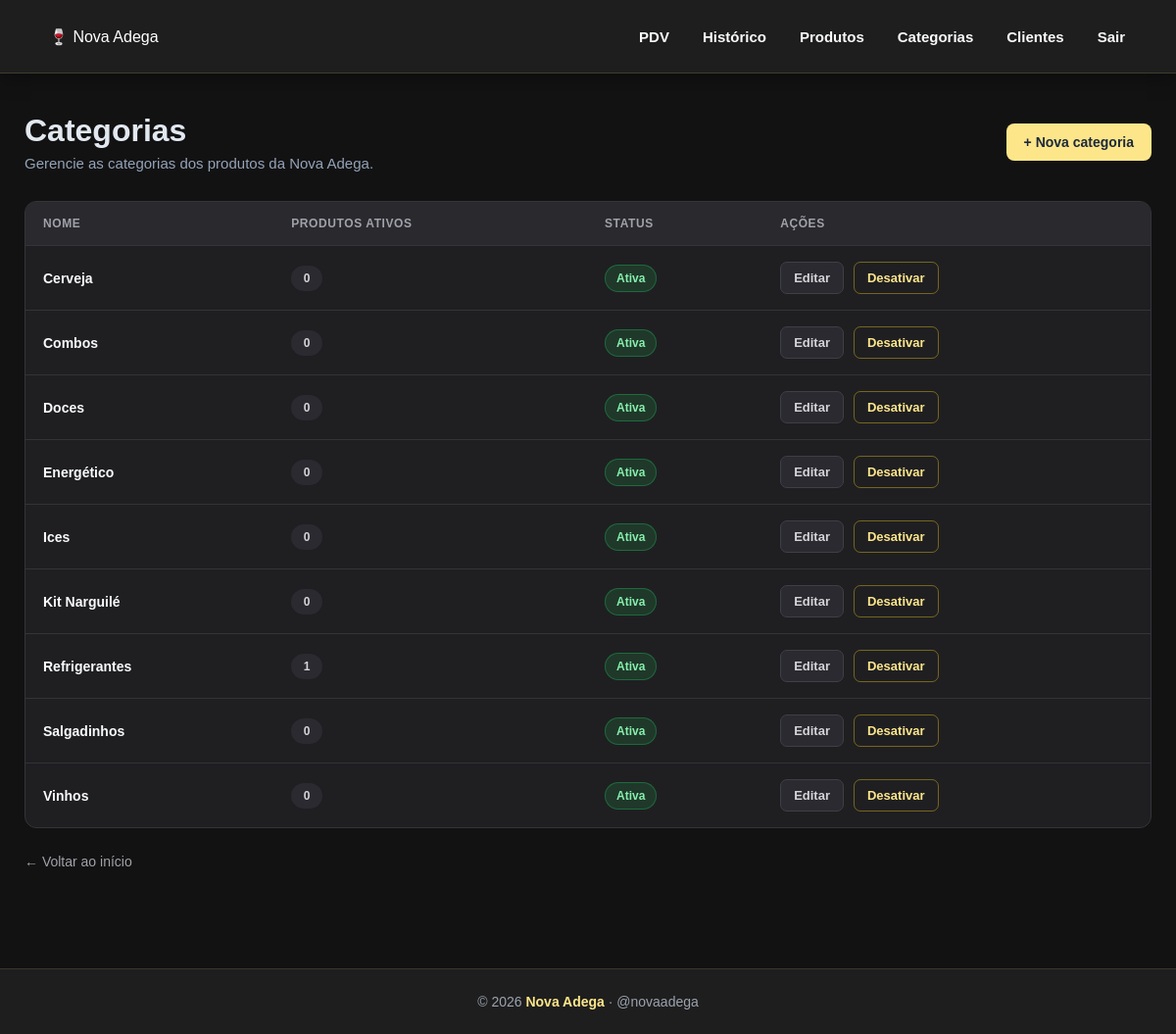
The app's page /categorias/ (signed in), older data.
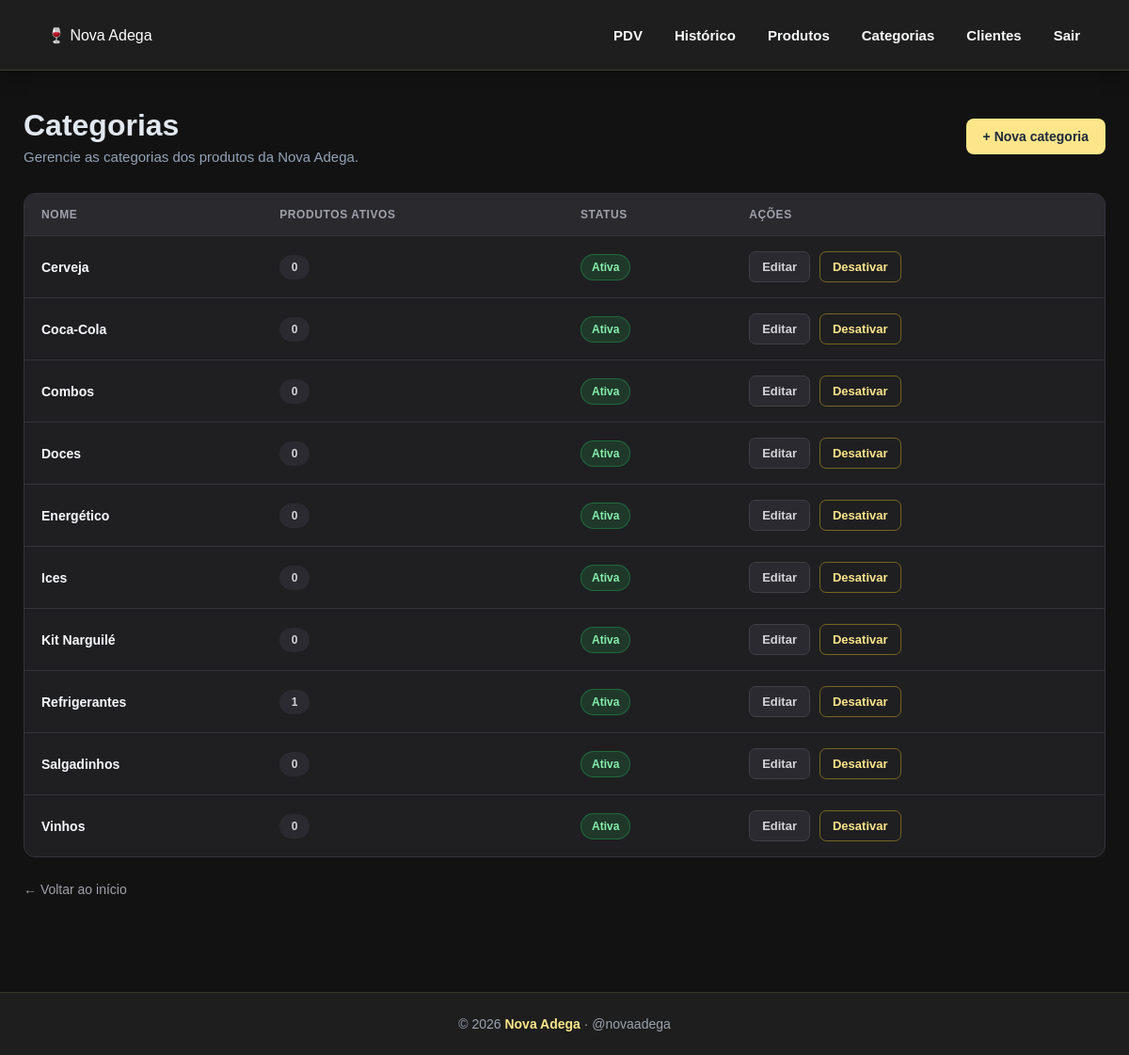
The same page, newer data.
### app/models/categoria.py (models this page shows)
class Categoria(Base):
    __tablename__ = "categorias"
    id = Column(
        Integer,
        primary_key=True,
        autoincrement=True,
        index=True
    )
    nome = Column(
        String(100),
        nullable=False,
        unique=True
    )
    ativo = Column(
        Boolean,
        nullable=False,
        default=True
    )
    produtos = relationship(
        "Produto",
        back_populates="categoria",
        lazy="select"
    )

### app/controllers/categoria_controller.py (the view)
@router.get("/")
def listar_categorias(
    request: Request,
    db: Session = Depends(get_db),
    admin = Depends(get_admin)
):
    categorias = db.query(Categoria).order_by(Categoria.nome).all()
    return templates.TemplateResponse(
        request,
        "categorias/index.html",
        {
            "request":    request,
            "usuario":    admin,
            "categorias": categorias,
        }
    )

### app/templates/categorias/index.html (shortened to what this page needs)
{% extends "base.html" %}
{% block styles %}
<link rel="stylesheet" href="/static/css/categorias.css">
{% endblock %}
{% block content %}
<main class="container">
    <section class="titulo-pagina">
        <div>
            <h1>
                Categorias
            </h1>
            <p>
                Gerencie as categorias dos produtos da Nova Adega.
            </p>
        </div>
        <a
            href="/categorias/nova"
            class="btn-nova"
        >
            + Nova categoria
        </a>
    </section>
    <section class="tabela-container">
        <table>
            <thead>
                <tr>
                    <th>
                        Nome
                    </th>
                    <th>
                        Produtos ativos
                    </th>
                    <th>
                        Status
                    </th>
                    <th>
                        Ações
                    </th>
                </tr>
            </thead>
            <tbody>
                {% for c in categorias %}
                <tr>
                    <td class="categoria-nome">
                        {{ c.nome }}
                    </td>
                    <td>
                        <span class="quantidade-produtos">
                            {{
                                c.produtos
                                | selectattr('ativo')
                                | list
                                | length
                            }}
                        </span>
                    </td>
                    <td>
                        {% if c.ativo %}
                        <span class="status ativo">
                            Ativa
                        </span>
                        {% else %}
                        <span class="status inativo">
                            Inativa
                        </span>
                        {% endif %}
                    </td>
                    <td>
                        <div class="acoes">
                            <a
                                href="/categorias/{{ c.id }}/editar"
                                class="btn-editar"
                            >
                                Editar
                            </a>
                            <form
                                action="/categorias/{{ c.id }}/toggle-ativo"
                                method="post"
                            >
                                <button
                                    type="submit"
                                    class="btn-status"
                                >
                                    {{
                                        "Desativar"
                                        if c.ativo
                                        else "Ativar"
                                    }}
                                </button>
                            </form>
                        </div>
                    </td>
                </tr>
                {% endfor %}
            </tbody>
        </table>
    </section>
    <div class="voltar">
        <a href="/">
            ← Voltar ao início
        </a>
    </div>
</main>
{% endblock %}

### app/templates/base.html (shortened to what this page needs)
<!DOCTYPE html>
<html lang="pt-BR">
<head>
    <link
        rel="stylesheet"
        href="/static/CSS/home.css"
    >
    {% block styles %}{% endblock %}
</head>
<body>
    {% block navbar %}
    <nav class="navbar">
        <div class="logo">
            <a href="/">
                🍷 Nova Adega
            </a>
        </div>
        <div class="menu">
            <a href="/pdv/">
                PDV
            </a>
            <a href="/movimentacoes/">
                Histórico
            </a>
            <a href="/produtos/">
                Produtos
            </a>
            <a href="/categorias/">
                Categorias
            </a>
            <a href="/clientes/">
                Clientes
            </a>
            <a
                href="/auth/logout"
                class="btn-sair"
            >
                Sair
            </a>
        </div>
    </nav>
    {% endblock %}
    {% block content %}{% endblock %}
    {% block footer %}
    <footer class="footer">
        <p>
            © 2026 <strong>Nova Adega</strong> · @novaadega
        </p>
    </footer>
    {% endblock %}
</body>
</html>

### app/static/CSS/home.css (style rules this page uses)
* { margin: 0; padding: 0; box-sizing: border-box; }
html { scroll-behavior: smooth; }
body { font-family: Arial, Helvetica, sans-serif; background: #121212; color: #F9FAFB; min-height: 100vh; }
.navbar { width: 100%; min-height: 75px; background: #1E1E1E; display: flex; align-items: center; justify-content: space-between; padding: 12px 50px; border-bottom: 1px solid rgba(253, 230, 138, 0.15); box-shadow: 0 4px 20px rgba(0, 0, 0, 0.35); position: relative; z-index: 100; }
.logo a { color: #ffffff !important; text-decoration: none !important; display: flex; align-items: center; gap: 10px; transition: all 0.3s ease; }
.logo a:link, .logo a:visited, .logo a:hover, .logo a:active, .logo a:focus { color: #ffffff !important; text-decoration: none !important; }
.menu { display: flex; align-items: center; gap: 30px; }
.menu a { position: relative; color: #F9FAFB; text-decoration: none; font-size: 15px; font-weight: 600; padding: 8px 2px; transition: color 0.3s ease; }
.menu a::after { content: ""; position: absolute; left: 0; bottom: 0; width: 0; height: 2px; background: #FDE68A; transition: width 0.3s ease; }
.container { width: 90%; max-width: 1200px; margin: 40px auto; }
h1, h2, h3 { color: #FDE68A; }
button, .btn { border: none; background: #FDE68A; color: #121212; padding: 10px 18px; border-radius: 8px; font-weight: 700; cursor: pointer; text-decoration: none; transition: all 0.3s ease; }
footer { margin-top: 60px; padding: 25px; text-align: center; background: #1E1E1E; border-top: 1px solid rgba(253, 230, 138, 0.12); color: #9CA3AF; font-size: 14px; }
footer strong { color: #FDE68A; }

### app/static/CSS/categorias.css (style rules this page uses)
.container { width: 100%; max-width: 1200px; margin: 0 auto; padding: 40px 25px; }
.titulo-pagina { display: flex; justify-content: space-between; align-items: center; gap: 20px; margin-bottom: 30px; }
.titulo-pagina h1 { margin: 0; font-size: 32px; color: #e2e8f0; }
.titulo-pagina p { margin-top: 6px; color: #94a3b8; font-size: 15px; }
.btn-nova { display: inline-flex; align-items: center; justify-content: center; padding: 11px 18px; background: #FDE68A ; color: #1e293b; border-radius: 8px; text-decoration: none; font-size: 14px; font-weight: 700; transition: transform 0.2s, opacity 0.2s; }
.tabela-container { width: 100%; overflow-x: auto; background: #1f1f22; border: 1px solid #333338; border-radius: 12px; }
.tabela-container table { width: 100%; border-collapse: collapse; min-width: 650px; }
.tabela-container thead { background: #29292e; }
.tabela-container th { padding: 15px 18px; text-align: left; color: #a1a1aa; font-size: 12px; text-transform: uppercase; letter-spacing: 0.05em; border-bottom: 1px solid #333338; }
.tabela-container td { padding: 16px 18px; color: #e4e4e7; font-size: 14px; border-bottom: 1px solid #333338; }
.tabela-container tbody tr { transition: background 0.2s; }
.tabela-container tbody tr:last-child td { border-bottom: none; }
.categoria-nome { font-weight: 600; color: #f8fafc !important; }
.quantidade-produtos { display: inline-flex; align-items: center; justify-content: center; min-width: 32px; height: 26px; padding: 0 9px; background: #2a2a30; border-radius: 999px; color: #d4d4d8; font-size: 12px; font-weight: 600; }
.status { display: inline-flex; align-items: center; justify-content: center; padding: 6px 11px; border-radius: 999px; font-size: 12px; font-weight: 700; }
.status.ativo { background: rgba(34, 197, 94, 0.15); color: #86efac; border: 1px solid rgba(34, 197, 94, 0.35); }
.acoes { display: flex; align-items: center; gap: 10px; }
.acoes form { margin: 0; }
.btn-editar { display: inline-flex; align-items: center; justify-content: center; padding: 8px 13px; background: #2a2a30; color: #d4d4d8; border: 1px solid #3f3f46; border-radius: 7px; text-decoration: none; font-size: 13px; font-weight: 600; transition: background 0.2s, transform 0.2s; }
.btn-status { padding: 8px 13px; background: transparent; color: #FDE68A ; border: 1px solid rgba(250, 204, 21, 0.4); border-radius: 7px; font-size: 13px; font-weight: 600; cursor: pointer; transition: background 0.2s, transform 0.2s; }
.voltar { margin-top: 25px; }
.voltar a { color: #a1a1aa; text-decoration: none; font-size: 14px; transition: color 0.2s; }

Row changes from the older to the newer data that the page shows:
added Categoria: nome "Coca-Cola", produtos|selectattr "0", shows "Ativa", ativo "Desativar"
